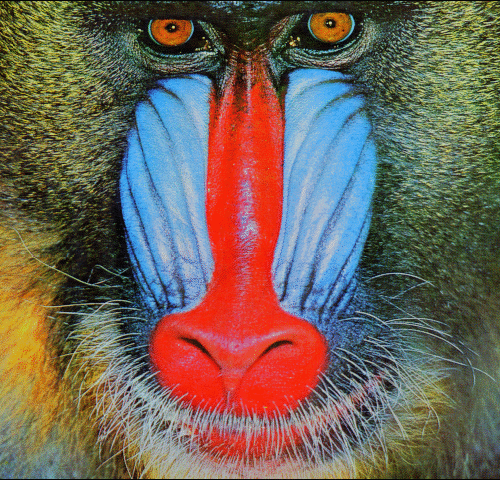
#> input picture Programming for machine learning/Assignments/data/baboon.png, 500 x 480 px
$ jupyter execute --allow-errors Assignment_5_Amol_Singh.ipynb
#> lines starting #> are read from the running program, lines starting #| are printed output that depends on the picture; after the words box and inside, x2 and y2 are one past the last pixel; in counts of white or black regions, pixels touching at a corner belong together; long printed decimals are rounded
Question 1: Given a $12 \times 12$ matrix generated by np.arange and then reshaped, use slicing and striding to:
1. Extract a sub-matrix containing every 3rd row and every 4th column.
2. Calculate the sum of the elements in this sub-matrix along axis=1.
3. Reshape the resulting 1D sum array into a column vector.

[cell 1]
import numpy as np

a = np.arange(144)
c = a.reshape((12, 12))
print(c)

d = c[0::3, 0::4]
print(d)
e = d.sum(axis=1)

print(e)
f = e.reshape((4, 1))
print(f)

Question 2: You have an array $A$ of shape $(5, 2)$ representing the coordinates of 5 points in 2D space. Each coordinate will be represented as (x,y). Use broadcasting to create a $5 \times 5$ distance matrix where the element at $[i, j]$ is the squared Euclidean distance between point $i$ and point $j$.
  $$d_{ij}^2 = (x_i - x_j)^2 + (y_i - y_j)^2$$
- Hint: The shape of the subtraction should be $(5, 1, 2) - (1, 5, 2)$

[cell 2]
import numpy as np
A = np.array([[1, 2], [3, 4], [5, 6], [7, 8], [9, 10]])

#This is also called as the distance matrix
D = np.zeros((5, 5))

for i in range(5):
    for j in range(5):
        #print(f'i: {i}, j: {j} :::: {A[i, j]}')
        xi, yi = A[i]
        xj, yj = A[j]
        D[i, j] = (xi - xj)**2 + (yi - yj)**2

print(A)
print(D)

#Using broadcasting to compute the distance matrix
diff = A[:, None, :] - A[None, :, :]   # shape (5,5,2)
D = np.sum(diff**2, axis=2)            # shape (5,5)

print(A)
print(D)

Question 3:  One Hot Encoding is a "famous technique" used in the Machine Learning projects.
1. Task : Given an array of labels [0, 2, 1, 0, 1], convert it into a "One-Hot" matrix.
2. Requirements: Create a matrix of shape (num_labels, num_classes) where a 1 is placed in the column corresponding to the label and 0 elsewhere.

Expected Output: One-Hot Matrix

Based on the labels `[0, 2, 1, 0, 1]` and `num_classes = 3`, the generated NumPy array `one_hot` will be a 2D array of floats.
- Class 0 : [1., 0., 0.]
- Class 1 : [0., 1., 0.]
- Class 2 : [0., 0., 1.]
1. Console Print Output
If you print the result in Python, it will look like this:

```python
[[1. 0. 0.]
 [0. 0. 1.]
 [0. 1. 0.]
 [1. 0. 0.]
 [0. 1. 0.]]

[cell 3]
B = np.array([0, 2, 1, 0, 1])
print(B)

hot_matrix = np.zeros((5, 3))

for i in range(len(B)):
    hot_matrix[i, B[i]] = 1

print(hot_matrix)

Question 4: You are given an RGB image "baboon.png" (taken from Set 14 dataset : https://www.kaggle.com/datasets/ll01dm/set-5-14-super-resolution-dataset) which is a multidimensional array of shape (Height, Width, 3) . Here 3 represents the number of channels which in our case now is RGB.

1. Read the image using `plt.imread` or `imageio.imread`
2. Convert the image to a floating-point data type (`np.float32`) to allow for decimal calculations.
3. Perform Global Min Max Normalization
 $$x_{norm} = \frac{x - x_{min}}{x_{max} - x_{min}}$$

* **$x$**: The original pixel intensity.
* **$x_{min}$**: The minimum intensity found in the image array.
* **$x_{max}$**: The maximum intensity found in the image array.
* **$x_{norm}$**: The resulting floating-point value, where $0.0$ represents the darkest point and $1.0$ represents the brightest.

4. Plot the original and the normalized image side by side
- NOTE : Calculate $x_{min}$ and $x_{max}$ globally across all channels

[cell 4]
import matplotlib.pyplot as plt
import numpy as np
img = plt.imread('data/baboon.png').astype(np.float32)
#> img is the input picture: shape (480, 500, 3) float32; mean R, G, B 0.443, 0.394, 0.348
print(img.shape)
#| (480, 500, 3)

x_max = img.max()
#> x_max = 0.961
x_min = img.min()
#> x_min = 0.0235
print(x_min, x_max)
#| 0.02353 0.9608

normalized_img = (img - x_min) / (x_max - x_min)
plt.figure(figsize=(10, 5))
plt.subplot(1, 2, 1)
plt.imshow(normalized_img)
plt.title('Normalized Image')
plt.axis('off')

plt.subplot(1, 2, 2)
plt.imshow(img)
plt.title('Original Image')
plt.axis('off')
plt.show()
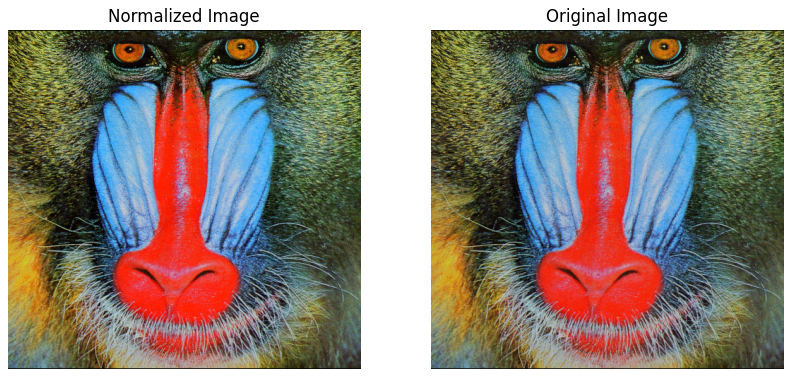
#> figure drawn by matplotlib, 2 panels

Question 5: We want to highlight the high intensity red regions and leave the rest of the image as grayscale. The output should highlight the baboon's nose.

1. Use the normalized image created in the previous question
2. Identify those pixels where the Red channel instensity is greater than some **${\lambda}$** (Remember for the normalized image the pixel values range from 0.0 to 1.0). For these pixels keep the original colour.
3. Convert the rest of the pixels to grayscale by setting the R, G, B values to the average of the three original channels.
4. Display the result.

Hint
* Construct the grayscale image by averaging across all R, G and B channels.
* Create a boolean mask 2D array based on the Red channel alone by thresholding
* Apply the grayscale value to all three channels where the mask is True.

[cell 5]
gray = normalized_img.mean(axis=2)
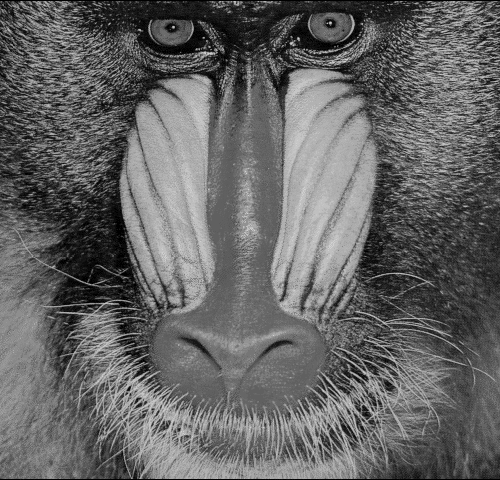
#> gray: shape (480, 500) float32; min 0, max 0.816, mean 0.396
gray_img = np.stack([gray, gray, gray], axis=2)

mask = normalized_img[:,:,0] > 0.8   # example: strong red
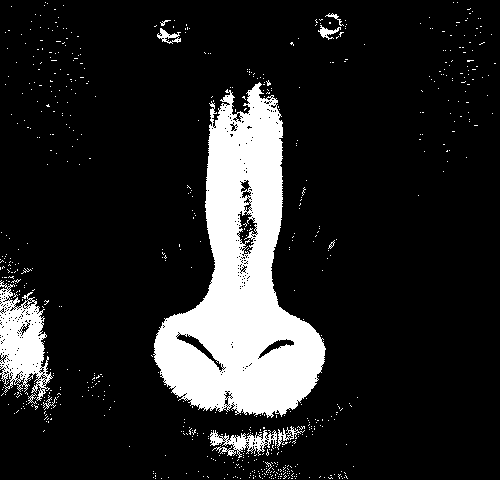
#> mask: shape (480, 500) bool; 14.3% white; 681 white regions (671 under 20 px), largest, box (x1, y1, x2, y2) and area: (153, 82, 326, 418) 28206, (0, 280, 53, 401) 3410, (210, 430, 277, 458) 811

output = gray_img.copy()
output[mask] = normalized_img[mask]
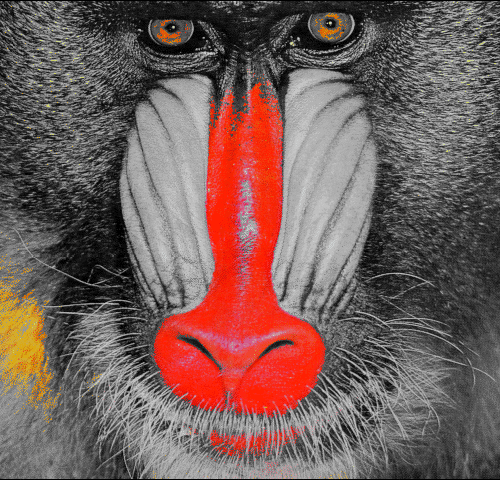
#> output: shape (480, 500, 3) float32; mean of channels 0, 1, 2 0.463, 0.37, 0.355; drawn as R, G, B

plt.figure(figsize=(10, 5))
plt.subplot(1, 2, 1)
plt.imshow(output)
plt.title('Highlighted Red Regions')
plt.axis('off')

# Missing second subplot and plt.show()!
plt.subplot(1, 2, 2)
plt.imshow(normalized_img)
plt.title('Original Image')
plt.axis('off')
plt.show()

Question 6: Write a Python program using the NumPy library to perform the following matrix operations:

1. Create two 3×3 matrices A and B with random integer values.

2. Compute and display the sum and difference of matrices A and B.

3. Perform matrix multiplication of A and B.

4. Find and display the transpose of matrix A.

5. Compute the determinant of matrix A.

6. Check whether matrix A is invertible. If it is invertible, compute and display its inverse.

7. Calculate and display the eigenvalues and eigenvectors of matrix A.

Display all matrices and results clearly using appropriate NumPy functions.

[cell 6]
np.random.seed(423)

A = np.random.randint(9, size=(3, 3))
B = np.random.randint(9, size=(3, 3))
print(A)
print(B)

print(f'\n Sum of matrices A + B is :::\n {A + B}')

print(f'\n Differece of matrices A - B is :::\n {A - B}')

print(f'\n Product of matrices A * B is :::\n {A @ B}')

print(f'\n Transpose of matrix A is :::\n {A.T}')

[cell 7]
print(f'\n The determinant of matrix A is :::\n {np.linalg.det(A)}')

# A matrix is invertible if its determinant is non-zero.
# If the determinant is zero, the matrix is singular and does not have an inverse.
if(np.linalg.det(A) != 0):
    print(f'\n The inverse of matrix A is :::\n {np.linalg.inv(A)}')

print(f'\n The eigenvalues and eigenvectors of matrix A are :::\n {np.linalg.eig(A)}')

Question 7: Write a Python program using NumPy to perform the following operations:

1. Create a 1-dimensional NumPy array of 12 consecutive integers (from 1 to 12). Reshape this array into a 3×4 matrix (Matrix A).

2. Create another 3×4 matrix (Matrix B) with random integers between 10 and 20. Concatenate the two matrices (A and B) vertically and horizontally, and display the results.

3. Stack the two matrices (A and B) along a new third axis using np.stack. Display the resulting 3-dimensional array.

4. Split the vertically concatenated matrix into three equal parts vertically.

5. Split the horizontally concatenated matrix into two equal parts horizontally.

6. Display all the resulting arrays.

[cell 8]
P = np.array([1, 2, 3, 4, 5, 6, 7, 8, 9, 10, 11, 12])
print(P)

A = P.reshape((3, 4))
print(A)

np.random.seed(423)
B = np.random.randint(10, 21, size=(3, 4))
print(B)

V = np.vstack((A, B))
H = np.hstack((A, B))

print(f'\n Concatenation of matrices A & B vertically is :::\n {V}')

print(f'\n Concatenation of matrices A & B horizontally is :::\n {H}')

[cell 9]
C = np.stack((A, B), axis=2)
print(C.shape)
print(f'\n Stacking A and B :::\n {C}')

print(f'Splitting the vertically stacked matrix V into 3 parts :::\n {np.split(V, 3)}')

print(f'Splitting the horizontally stacked matrix H into 2 parts :::\n {np.split(H, 2, axis=1)}')

Question 8: Write a Python program to generate a collection of random points inside the unit cube defined by
0 ≤ 𝑥 ≤ 1,  0≤y≤1, and 0≤z≤1. Use these points to create a 3D scatter plot that visualizes the interior of the unit cube. Use appropriate Python libraries such as NumPy for random point generation and Matplotlib for 3D plotting. Label the axes and ensure the cube boundaries are properly represented.

[cell 10]
x = np.random.rand(5000)
y = np.random.rand(5000)
z = np.random.rand(5000)

fig = plt.figure()
ax = fig.add_subplot(111, projection='3d')
ax.scatter(x, y, z)
ax.set_xlim(0,1)
ax.set_ylim(0,1)
ax.set_zlim(0,1)
ax.set_xlabel("X")
ax.set_ylabel("Y")
ax.set_zlabel("Z")
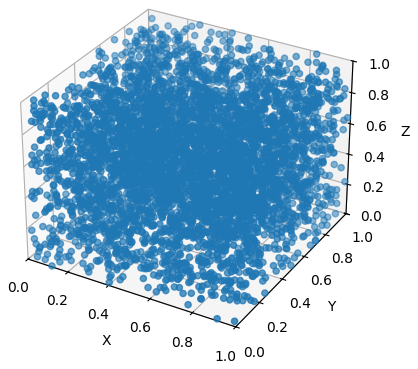
#> figure drawn by matplotlib, 1 panel
